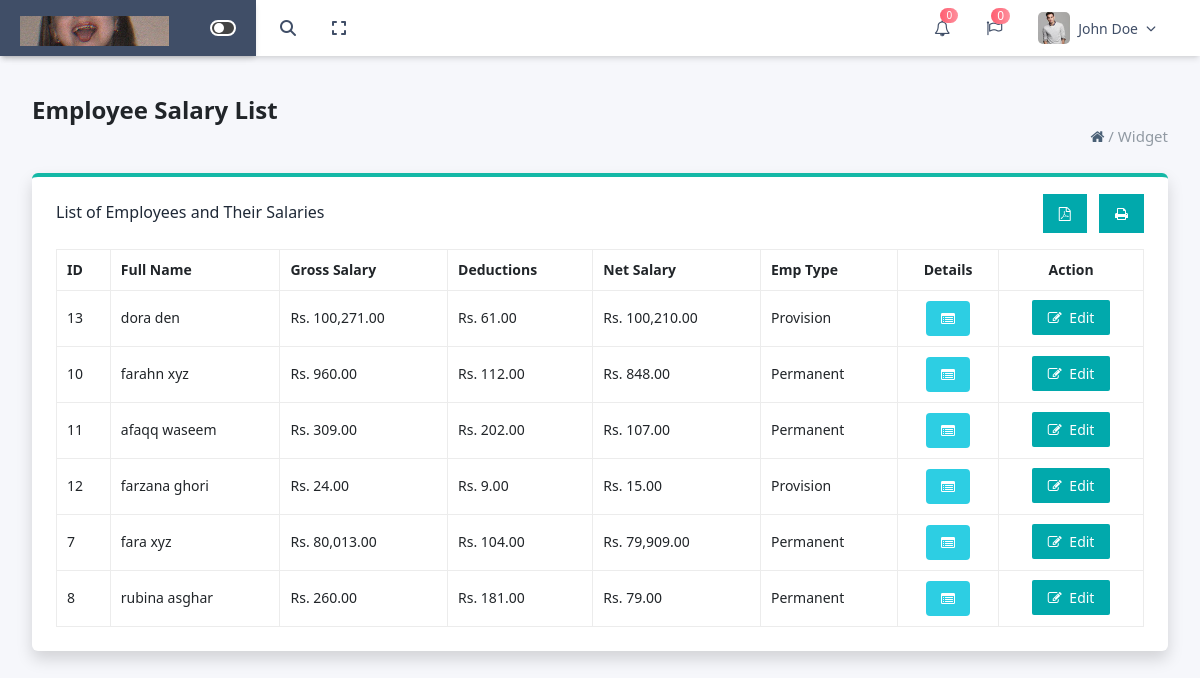
/phpfile/payrolldemo/employee_salary_list.php, run on the app's committed database.
### tables this page shows
CREATE TABLE `salary_details` (
  `id` int(11) NOT NULL,
  `emp_id` int(11) NOT NULL,
  `department` varchar(100) DEFAULT NULL,
  `designation` varchar(100) DEFAULT NULL,
  `enrollment_type` varchar(50) DEFAULT NULL,
  `basic_salary` decimal(10,2) DEFAULT NULL,
  `house_allowance` decimal(10,2) DEFAULT NULL,
  `medical_allowance` decimal(10,2) DEFAULT NULL,
  `special_allowance` decimal(10,2) DEFAULT NULL,
  `fuel_allowance` decimal(10,2) DEFAULT NULL,
  `phone_allowance` decimal(10,2) DEFAULT NULL,
  `other_allowance` decimal(10,2) DEFAULT NULL,
  `provident_fund` decimal(10,2) DEFAULT NULL,
  `tax_deduction` decimal(10,2) DEFAULT NULL,
  `other_deduction` decimal(10,2) DEFAULT NULL,
  `gross_salary` decimal(10,2) DEFAULT NULL,
  `total_deduction` decimal(10,2) DEFAULT NULL,
  `net_salary` decimal(10,2) DEFAULT NULL,
  `created_at` timestamp NOT NULL DEFAULT current_timestamp()
);

CREATE TABLE `employee` (
  `id` int(11) NOT NULL,
  `emp_id` varchar(100) DEFAULT NULL,
  `f_name` varchar(100) DEFAULT NULL,
  `l_name` varchar(100) DEFAULT NULL,
  `dob` date DEFAULT NULL,
  `gender` varchar(10) DEFAULT NULL,
  `marital_status` varchar(20) DEFAULT NULL,
  `father_name` varchar(100) DEFAULT NULL,
  `nationality` varchar(100) DEFAULT NULL,
  `passport_no` varchar(100) DEFAULT NULL,
  `photo` varchar(255) DEFAULT NULL,
  `bank_name` varchar(100) DEFAULT NULL,
  `branch_name` varchar(100) DEFAULT NULL,
  `account_name` varchar(100) DEFAULT NULL,
  `account_number` varchar(100) DEFAULT NULL,
  `address` text DEFAULT NULL,
  `city` varchar(100) DEFAULT NULL,
  `contact_nationality` varchar(100) DEFAULT NULL,
  `mobile` varchar(20) DEFAULT NULL,
  `phone` varchar(20) DEFAULT NULL,
  `email` varchar(100) DEFAULT NULL,
  `resume` varchar(255) DEFAULT NULL,
  `offer_letter` varchar(255) DEFAULT NULL,
  `joining_letter` varchar(255) DEFAULT NULL,
  `contract_paper` varchar(255) DEFAULT NULL,
  `id_proof` varchar(255) DEFAULT NULL,
  `other_document` varchar(255) DEFAULT NULL,
  `designation` varchar(100) DEFAULT NULL,
  `join_date` date DEFAULT NULL,
  `status` varchar(10) DEFAULT 'Active',
  `department` varchar(100) DEFAULT NULL
);

### phpfile/payrolldemo/employee_salary_list.php (the view, shortened to what this page needs)
<?php
$conn = new mysqli("localhost", "root", "", "hrms_dashboard");
$sql = "SELECT e.id as emp_id, s.id as sid, e.f_name, e.l_name,
        s.gross_salary, s.total_deduction, s.net_salary, s.enrollment_type
        FROM salary_details s
        JOIN employee e ON e.id = s.emp_id
        ORDER BY s.id DESC";
$result = $conn->query($sql);
?>
<!DOCTYPE html>
<html lang="en">
<head>
    <link rel="stylesheet" href="/css/bootstrap.css">
    <link rel="stylesheet" href="/fontawesome/font-awesome-4.7.0/css/font-awesome.css">
    <link rel="stylesheet" href="https://cdnjs.cloudflare.com/ajax/libs/font-awesome/6.7.2/css/all.min.css">
    <link rel="stylesheet" href="https://cdnjs.cloudflare.com/ajax/libs/font-awesome/4.7.0/css/font-awesome.min.css">
    <script src="https://cdn.tailwindcss.com"></script>
    <link href="https://cdn.jsdelivr.net/npm/bootstrap-select@1.14.0-beta3/dist/css/bootstrap-select.min.css"
          rel="stylesheet">
    <link href="https://cdn.jsdelivr.net/npm/bootstrap@5.3.3/dist/css/bootstrap.min.css" rel="stylesheet">
</head>
<body class="bg-[#F6F7FB]">
<div class="w-full bg-white shadow-md fixed top-0 z-[10]">
    <header class="hidden md:flex items-center justify-between px-6  bg-whitesticky top-0  ml-64 ">
        <div class="float-left py-[12px]">
            <div class="flex items-center relative transition-all duration-500 ease-in-out w-[300px]"
                 id="search-wrapper">
                <button id="trigerIcon" class="absolute left-0 text-[#404E67] transition z-20">
                    <i class="fas fa-search text-[#404E67]"></i>
                </button>
                <button id="fullscreen-toggle"
                        class="p-1 text-[#404E67]
            rounded-full transition-all  duration-500 ease-in-out -ml-2 relative"
                        style="margin-left: -220px;">
                    <i class="fas font-[16px] fa-expand"></i>
                </button>
            </div>
        </div>
        <div class="flex items-center gap-9">
            <div class="relative inline-block text-left">
                <button id="bellButton" onclick="togglebellDopdown()" class="relative focus:outline-none">
                    <i class="fa fa-bell-o text-[#404E67] text-[16px]" aria-hidden="true"></i>
                    <span class="absolute -top-2 -right-2 a1 text-white text-[10px] rounded-full px-1.5">0</span>
                </button>
            </div>
            <div class="relative">
                <i class="fa fa-flag-o  text-[#404E67]" aria-hidden="true"></i>
                <span class="absolute -top-2 -right-2 a1 text-white text-xs rounded-full px-1.5">0</span>
            </div>
            <div class="relative inline-block text-left pr-5">
                <div id="profileButton" onclick="toggleProfileDopdown()" class="flex items-center gap-2 cursor-pointer">
                    <img src="../../images/img_1.png" alt="user" class="w-8 h-8 rounded-[5px] object-cover">
                    <span class="text-[#404E67] text-[14px] font-medium">John Doe</span>
                    <i class="fas fa-chevron-down text-[10px] text-[#404E67]"></i>
                </div>
            </div>
        </div>
    </header>
</div>
<div class="fixed top-0 start-0 bg-[#404E67] lg:w-64 md:w-full w-full sm:w-full shadow-md lg:p-[20px] md:p-[10px] sm:p-[10px] p-[10px]  z-40">
    <div class="grid grid-cols-12 items-center">
        <div class="col-span-4 flex lg:justify-start justify-start items-center">
            <div class=" hidden lg:block ">
                <img src="../../images/img.png" class="absolute top-4" alt="">
            </div>
        </div>
        <div class="col-span-4 flex justify-end items-center">
            <div class="hidden lg:flex">
                <div id="toggleSidebarBtn1" class="toggle-container flex">
                    <div class="toggle-circle"></div>
                </div>
            </div>
        </div>
    </div>
</div>
<div id="mainContent" class=" p-8 absolute top-1 ">
    <h1 class="font-semibold text-[24px]">Employee Salary List</h1>
    <span>
        <p class="float-right text-[#919aa3] text-[15px]"><a
                    href="http://localhost/project/hrms_dashboard/phpfile/dashboard.php"><i
                        class="fa fa-home text-[#4a6076]"></i></a> / <a
                    href="http://localhost/project/hrms_dashboard/phpfile/settings(1).php">Widget</a></p>
    </span>
    <div class="py-4"></div>
    <div class="w-full mx-auto bg-white shadow p-6 rounded-md border-t-4 border-teal-500">
        <div class="flex justify-between items-center mb-6">
            <h1 class="text-md font-medium text-gray-800">List of Employees and Their Salaries</h1>
            <div>
                <a href="#" onclick="generatePDF()"
                   class="bg-[#01a9ac] text-white text-[14px] px-3 py-2.5  hover:bg-[#07e4e8] transition-all"> <i
                            class="fa fa-file-pdf-o"></i></a>
                <a href="#" onclick="window.print()"
                   class="bg-[#01a9ac] text-white text-[14px] px-3 py-2.5  hover:bg-[#07e4e8] transition-all ml-2"> <i
                            class="fa fa-print"></i></a>
            </div>
        </div>
        <table class="table-bordered border-[#ececec] w-full text-sm" cellpadding="10">
            <thead class="thead-dark">
            <tr>
                <th>ID</th>
                <th>Full Name</th>
                <th>Gross Salary</th>
                <th>Deductions</th>
                <th>Net Salary</th>
                <th>Emp Type</th>
                <th class="text-center">Details</th>
                <th class="text-center">Action</th>
            </tr>
            </thead>
            <tbody>
            <?php if ($result->num_rows > 0): ?>
                <?php while ($row = $result->fetch_assoc()): ?>
                    <tr>
                        <td><?= htmlspecialchars($row['emp_id']) ?></td>
                        <td><?= htmlspecialchars($row['f_name'] . ' ' . $row['l_name']) ?></td>
                        <td>Rs. <?= number_format($row['gross_salary'], 2) ?></td>
                        <td>Rs. <?= number_format($row['total_deduction'], 2) ?></td>
                        <td>Rs. <?= number_format($row['net_salary'], 2) ?></td>
                        <td><?= htmlspecialchars($row['enrollment_type']) ?></td>
                        <td class="text-center">
                            <a href="salary_details_view.php?id=<?= $row['sid'] ?>" class="btn bg-[#2DCEE3] px-[14px] py-1.5 rounded-1 hover:bg-[#2fdef6] btn-sm text-white"><i class="fa fa-list-alt"></i></a>
                        </td>
                        <td class="text-center">
                            <a href="edit_salary.php?id=<?= $row['emp_id'] ?>" class="bg-[#01a9ac] hover:bg-[#07e4e8] text-white  transition-all ease-in duration-300 rounded-[2px] px-3 py-2">
                                <i class="fa fa-pencil-square-o mr-1"></i> Edit</a>
                        </td>
                    </tr>
                <?php endwhile; ?>
            <?php else: ?>
                <tr>
                    <td colspan="8" class="text-center text-danger">No salary records found.</td>
                </tr>
            <?php endif; ?>
            </tbody>
        </table>
    </div>
</div>
</body>
</html>

### phpfile/payrolldemo/employee_salary_list.php (style rules this page uses)
html, body { overflow-x: hidden; }
.a1 { background: linear-gradient(to right, #fe5d70, #fe909d); }
.toggle-container { width: 26px; height: 16px; background-color: #444; border-radius: 9999px; cursor: pointer; position: relative; overflow: hidden; border: 2px solid white; }
.toggle-circle { width: 10px; height: 10px; background-color: white; border-radius: 50%; position: absolute; top: 1px; left: 2px; transition: transform 0.3s ease; }
#mainContent { margin-top: 60px; overflow-x: hidden; }

### data on the page
salary_details: employee.id "13", employee.f_name+l_name "dora den", gross_salary "100,271.00", total_deduction "61.00", net_salary "100,210.00", enrollment_type "Provision"
salary_details: employee.id "10", employee.f_name+l_name "farahn xyz", gross_salary "960.00", total_deduction "112.00", net_salary "848.00", enrollment_type "Permanent"
salary_details: employee.id "11", employee.f_name+l_name "afaqq waseem", gross_salary "309.00", total_deduction "202.00", net_salary "107.00", enrollment_type "Permanent"
salary_details: employee.id "12", employee.f_name+l_name "farzana ghori", gross_salary "24.00", total_deduction "9.00", net_salary "15.00", enrollment_type "Provision"
salary_details: employee.id "7", employee.f_name+l_name "fara xyz", gross_salary "80,013.00", total_deduction "104.00", net_salary "79,909.00", enrollment_type "Permanent"
salary_details: employee.id "8", employee.f_name+l_name "rubina asghar", gross_salary "260.00", total_deduction "181.00", net_salary "79.00", enrollment_type "Permanent"
